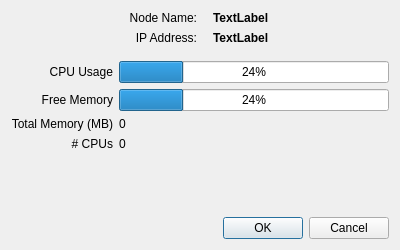
<?xml version="1.0" encoding="UTF-8"?>
<ui version="4.0">
 <class>NodeInfoDialog</class>
 <widget class="QDialog" name="NodeInfoDialog">
  <property name="geometry">
   <rect>
    <x>0</x>
    <y>0</y>
    <width>400</width>
    <height>250</height>
   </rect>
  </property>
  <property name="minimumSize">
   <size>
    <width>400</width>
    <height>250</height>
   </size>
  </property>
  <property name="maximumSize">
   <size>
    <width>400</width>
    <height>250</height>
   </size>
  </property>
  <property name="windowTitle">
   <string>Node Info</string>
  </property>
  <layout class="QVBoxLayout" name="verticalLayout">
   <item>
    <layout class="QHBoxLayout" name="horizontalLayout">
     <property name="bottomMargin">
      <number>0</number>
     </property>
     <item>
      <widget class="QLabel" name="nameLabelLabel">
       <property name="maximumSize">
        <size>
         <width>16777215</width>
         <height>30</height>
        </size>
       </property>
       <property name="text">
        <string>Node Name:</string>
       </property>
       <property name="alignment">
        <set>Qt::AlignRight|Qt::AlignTrailing|Qt::AlignVCenter</set>
       </property>
       <property name="margin">
        <number>0</number>
       </property>
      </widget>
     </item>
     <item>
      <widget class="QLabel" name="nodeNameLabel">
       <property name="maximumSize">
        <size>
         <width>16777215</width>
         <height>30</height>
        </size>
       </property>
       <property name="font">
        <font>
         <weight>75</weight>
         <bold>true</bold>
        </font>
       </property>
       <property name="text">
        <string>TextLabel</string>
       </property>
       <property name="indent">
        <number>10</number>
       </property>
      </widget>
     </item>
    </layout>
   </item>
   <item>
    <layout class="QHBoxLayout" name="horizontalLayout_2">
     <property name="topMargin">
      <number>0</number>
     </property>
     <property name="bottomMargin">
      <number>10</number>
     </property>
     <item>
      <widget class="QLabel" name="label_2">
       <property name="text">
        <string>IP Address:</string>
       </property>
       <property name="alignment">
        <set>Qt::AlignRight|Qt::AlignTrailing|Qt::AlignVCenter</set>
       </property>
       <property name="margin">
        <number>0</number>
       </property>
      </widget>
     </item>
     <item>
      <widget class="QLabel" name="ipLabel">
       <property name="font">
        <font>
         <weight>75</weight>
         <bold>true</bold>
        </font>
       </property>
       <property name="text">
        <string>TextLabel</string>
       </property>
       <property name="indent">
        <number>10</number>
       </property>
      </widget>
     </item>
    </layout>
   </item>
   <item>
    <layout class="QGridLayout" name="gridLayout">
     <property name="sizeConstraint">
      <enum>QLayout::SetMinimumSize</enum>
     </property>
     <property name="spacing">
      <number>6</number>
     </property>
     <item row="0" column="1">
      <widget class="QProgressBar" name="usageBar">
       <property name="value">
        <number>24</number>
       </property>
      </widget>
     </item>
     <item row="1" column="1">
      <widget class="QProgressBar" name="memBar">
       <property name="value">
        <number>24</number>
       </property>
      </widget>
     </item>
     <item row="0" column="0">
      <widget class="QLabel" name="usageLabel">
       <property name="layoutDirection">
        <enum>Qt::LeftToRight</enum>
       </property>
       <property name="text">
        <string>CPU Usage</string>
       </property>
       <property name="alignment">
        <set>Qt::AlignRight|Qt::AlignTrailing|Qt::AlignVCenter</set>
       </property>
       <property name="margin">
        <number>5</number>
       </property>
      </widget>
     </item>
     <item row="1" column="0">
      <widget class="QLabel" name="freeMemLabel">
       <property name="layoutDirection">
        <enum>Qt::LeftToRight</enum>
       </property>
       <property name="text">
        <string>Free Memory</string>
       </property>
       <property name="alignment">
        <set>Qt::AlignRight|Qt::AlignTrailing|Qt::AlignVCenter</set>
       </property>
       <property name="margin">
        <number>5</number>
       </property>
      </widget>
     </item>
     <item row="2" column="1">
      <widget class="QLabel" name="totalMemText">
       <property name="text">
        <string>0</string>
       </property>
      </widget>
     </item>
     <item row="2" column="0">
      <widget class="QLabel" name="totalMemLabel">
       <property name="text">
        <string>Total Memory (MB)</string>
       </property>
       <property name="alignment">
        <set>Qt::AlignRight|Qt::AlignTrailing|Qt::AlignVCenter</set>
       </property>
       <property name="margin">
        <number>5</number>
       </property>
      </widget>
     </item>
     <item row="3" column="1">
      <widget class="QLabel" name="numCPUText">
       <property name="text">
        <string>0</string>
       </property>
      </widget>
     </item>
     <item row="3" column="0">
      <widget class="QLabel" name="numCPULabel">
       <property name="text">
        <string># CPUs</string>
       </property>
       <property name="alignment">
        <set>Qt::AlignRight|Qt::AlignTrailing|Qt::AlignVCenter</set>
       </property>
       <property name="margin">
        <number>5</number>
       </property>
      </widget>
     </item>
    </layout>
   </item>
   <item>
    <spacer name="verticalSpacer">
     <property name="orientation">
      <enum>Qt::Vertical</enum>
     </property>
     <property name="sizeHint" stdset="0">
      <size>
       <width>20</width>
       <height>40</height>
      </size>
     </property>
    </spacer>
   </item>
   <item>
    <widget class="QDialogButtonBox" name="buttonBox">
     <property name="orientation">
      <enum>Qt::Horizontal</enum>
     </property>
     <property name="standardButtons">
      <set>QDialogButtonBox::Cancel|QDialogButtonBox::Ok</set>
     </property>
    </widget>
   </item>
  </layout>
 </widget>
 <resources/>
 <connections>
  <connection>
   <sender>buttonBox</sender>
   <signal>accepted()</signal>
   <receiver>NodeInfoDialog</receiver>
   <slot>accept()</slot>
   <hints>
    <hint type="sourcelabel">
     <x>199</x>
     <y>277</y>
    </hint>
    <hint type="destinationlabel">
     <x>199</x>
     <y>149</y>
    </hint>
   </hints>
  </connection>
  <connection>
   <sender>buttonBox</sender>
   <signal>rejected()</signal>
   <receiver>NodeInfoDialog</receiver>
   <slot>reject()</slot>
   <hints>
    <hint type="sourcelabel">
     <x>199</x>
     <y>277</y>
    </hint>
    <hint type="destinationlabel">
     <x>199</x>
     <y>149</y>
    </hint>
   </hints>
  </connection>
 </connections>
</ui>
